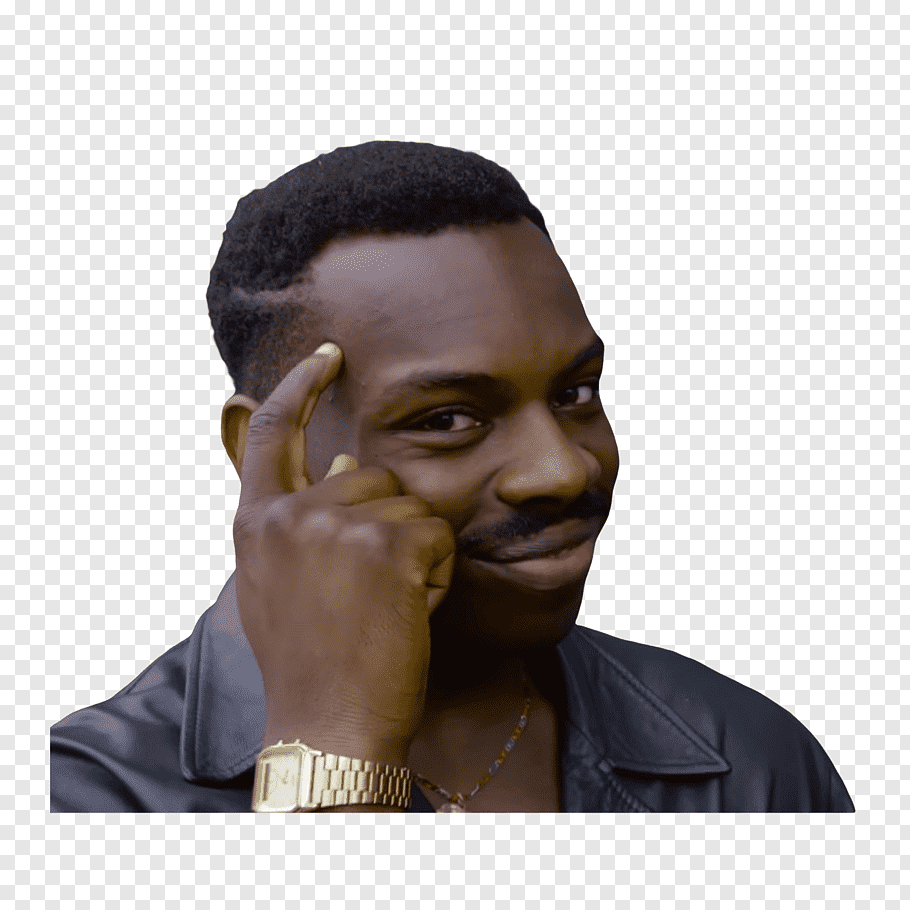
#> input picture seminar14/think-about-it.png, 910 x 910 px
$ jupyter execute --allow-errors seminar_dim_reduction.ipynb   (shell and % lines are left out)
#> lines starting #> are read from the running program, lines starting #| are printed output that depends on the picture
<a href="https://colab.research.google.com/github/adasegroup/ML2021_seminars/blob/master/seminar14/seminar_dim_reduction.ipynb" target="_parent"></a>

# Seminar: Dimensionality reduction

#### Seminar structure:

* SVD (Singular Value Decomposition) and PCA (Principal Component Analysis) from scratch
* Singular Value Decomposition of an Image.
* The ` Olivetti Faces dataset` component analysis.
* Instrinsic dimensionality estimation.
* Manifold learning.
* Autoencoding.

#### Seminar interactive board: https://www.menti.com/b9jckhyeq5

[cell 1]
#linear algebra
import numpy as np
#data structures
import pandas as pd
#ml models
import scipy as sp
import sklearn
#plots
import matplotlib.pyplot as plt
#beautiful plots
import seaborn as sns
import statsmodels.api as sm
#off the warnings
import warnings
warnings.filterwarnings("ignore")

## 1. SVD (Singular Value Decomposition) from the very scratch

The singular value decomposition of a matrix $A$ is the factorization of $A$ into the product of three matrices $A = U\Sigma V^T$ where the columns of $U$ and $V$ are orthonormal and the matrix $\Sigma$ is diagonal with positive real entries.

$$
X= U\Sigma V^T=
  \begin{matrix}
    \underbrace{\left[\begin{matrix} u_1 &  u_2 &  &  u_r\end{matrix}\right.}&
    \underbrace{\left.\begin{matrix} u_{r+1} & \dots &   u_m\end{matrix}\right]}\\
    col(X) & null(X^T)
  \end{matrix}
  \begin{bmatrix}
      \sigma_1 & 0 & \dots & 0 & 0 & \dots & 0 \\
         0 & \sigma_2  & \dots & 0 & 0 & \dots & 0 \\
         \dots& & & & &  \\
         0 & 0 & \dots & \sigma_r  & 0 & \dots & 0 \\
         0 & 0 & \dots & 0 & 0 & \dots & 0 \\
         \dots& & & & &  \\
         0 & 0 & \dots & 0 & 0 & \dots & 0
  \end{bmatrix}
  \begin{bmatrix}
     v_1^T \\  v_2^T \\ \dots \\  v_r^T \\
     v_{r+1}^T \\ \dots \\  v_n^T
  \end{bmatrix}
  \begin{matrix}
    \left.\vphantom{\begin{bmatrix}
       \ v_1^T \\  v_2^T \\ \dots \\ \vect v_r^T
       \end{bmatrix}}\right\} row(X) \\
    \left.\vphantom{\begin{bmatrix}
      \ v_{r+1}^T \\ \dots \\  v_n^T
    \end{bmatrix}}\right\} null(X)
  \end{matrix}
$$

Credit for: https://bigdata-madesimple.com/wp-content/uploads/2015/05/61-377x237.png

#### Questions:

1. Is `SVD()` use iterative search or there is some closed solution?
2. That is the criterion of good decomposition?
3. That is the difference of `PCA` and `SVD`?

To refresh your math - you can check lectures or [here](https://jonathan-hui.medium.com/machine-learning-singular-value-decomposition-svd-principal-component-analysis-pca-1d45e885e491#:~:text=What%20is%20the%20difference%20between,PCA%20skips%20less%20significant%20components.)

#### Here we go:

#> (a cell that did not finish here is left out)

#> (a cell that did not finish here is left out)

#> (a cell that did not finish here is left out)

[cell 5]
from sklearn.linear_model import LinearRegression

# toy data
plt.figure(figsize=(9, 6))
np.random.seed(2)
X = np.random.randn(200)
Y = X + np.random.randn(len(X)) * 0.5
model = LinearRegression()
model.fit(X.reshape(-1, 1), Y)
test_x = np.linspace(-4, 4, 100)
predictions = model.predict(test_x.reshape(-1, 1))
plt.plot(X, Y, 'o')
plt.plot(test_x, predictions, label='No Outliers', color='C0')

# add noise
sub_inds = np.random.choice(len(X), 10, replace=False)
XA = X.copy()
YA = Y.copy()
YA[sub_inds] = Y[sub_inds] + np.random.rand(len(sub_inds)) * 10
model.fit(XA.reshape(-1, 1), YA)
predictions = model.predict(test_x.reshape(-1, 1))
plt.plot(test_x, predictions, label='With Outliers')
plt.plot(XA[sub_inds], YA[sub_inds], 'o', color='C1')
plt.legend(loc='best')

plt.xlabel('x')
plt.ylabel('y')
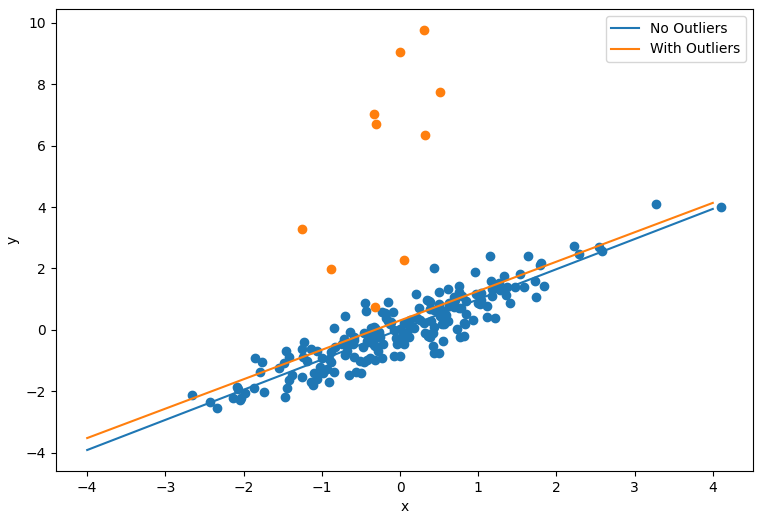
#> figure drawn by matplotlib, 1 panel; curve peaks at x = 4, y = 3.94; curve peaks at x = 4, y = 4.13

#> (a cell that did not finish here is left out)

##### Watch in the next series (seminar): "Anomaly detection with PCA"

## 2. Singular Value Decomposition of an Image

[cell 7]
# library for images
from PIL import Image

img = Image.open('think-about-it.png')
#> img is the input picture: PIL image 910x910 P; mean R, G, B 184.2, 179.1, 177.7
imggray = img.convert('LA')
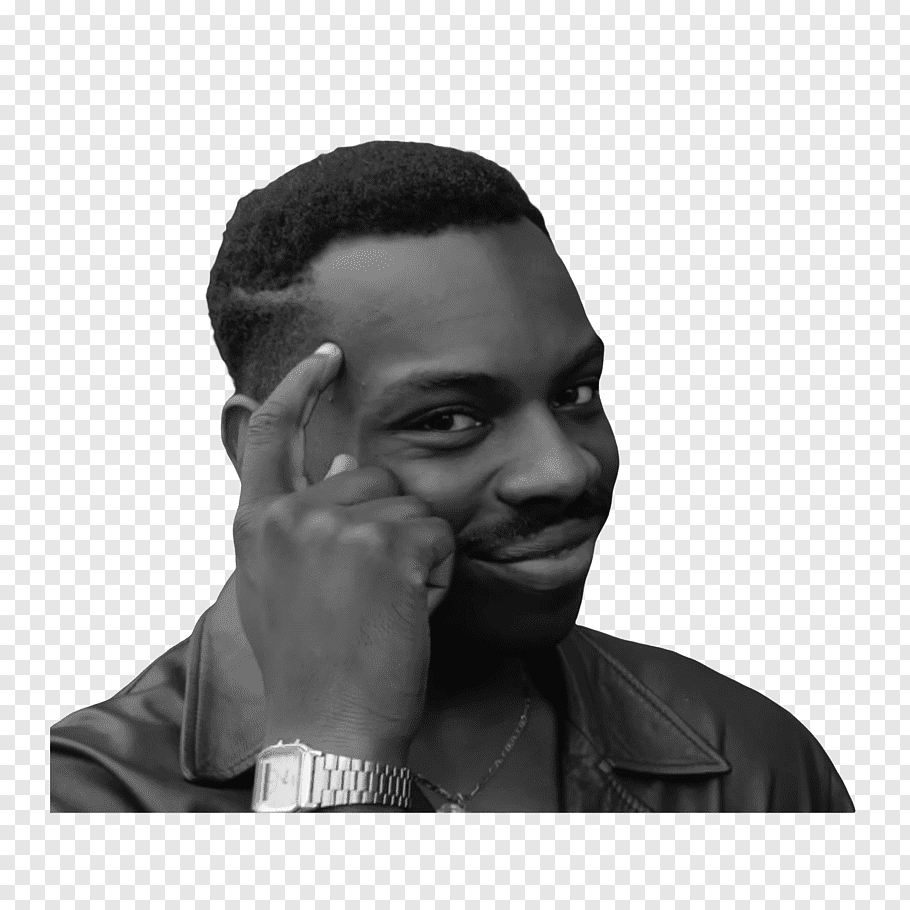
#> imggray: PIL image 910x910 LA; mean R, G, B, A 180.5, 180.5, 180.5, 255
plt.figure(figsize=(9, 6));
plt.imshow(img);

[cell 8]
imgmat = np.array(list(imggray.getdata(band=0)), float)
imgmat.shape = (imggray.size[1], imggray.size[0])
imgmat = np.matrix(imgmat)
plt.figure(figsize=(9,6))
plt.imshow(imgmat, cmap='gray');

[cell 9]
# you can try this one, yet it converges much longer

# U, sigma, V = MySVD(verbose=False)(imgmat)
U, sigma, V = np.linalg.svd(imgmat)
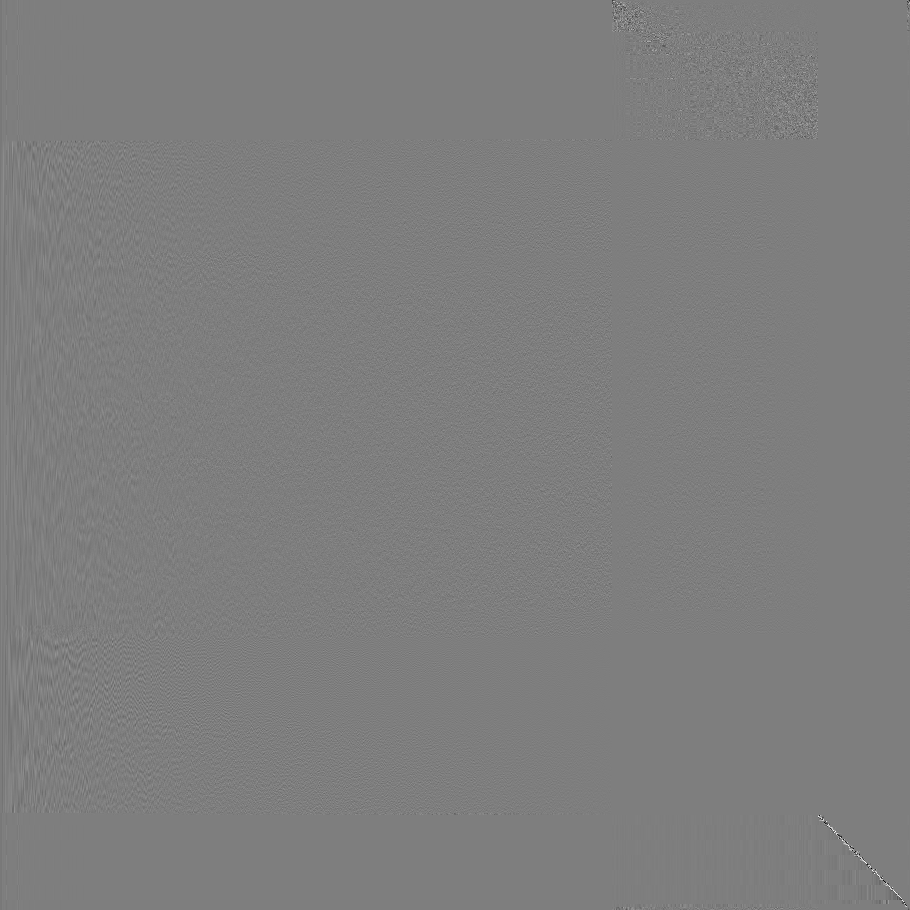
#> U: shape (910, 910) float64; min -0.961, max 0.978, mean -3.79e-05; drawn with min black and max white
#> sigma = 910 values, max 174495.6 at index 0, min 8.17e-12 at index 909, mean 537.3

Computing an approximation of the image using the first column of  $U$  and first row of  $V$  reproduces the most prominent feature of the image, the light area on top and the dark area on the bottom. The darkness of the arch causes the extra darkness in the middle of the reconstruction. Each column of pixels in this image is a different weighting of the same values,  $u_1$ :

[cell 10]
reconstimg = U[:,:1] * sigma[:1] * V[:1,:]### YOUR CODE HERE ###
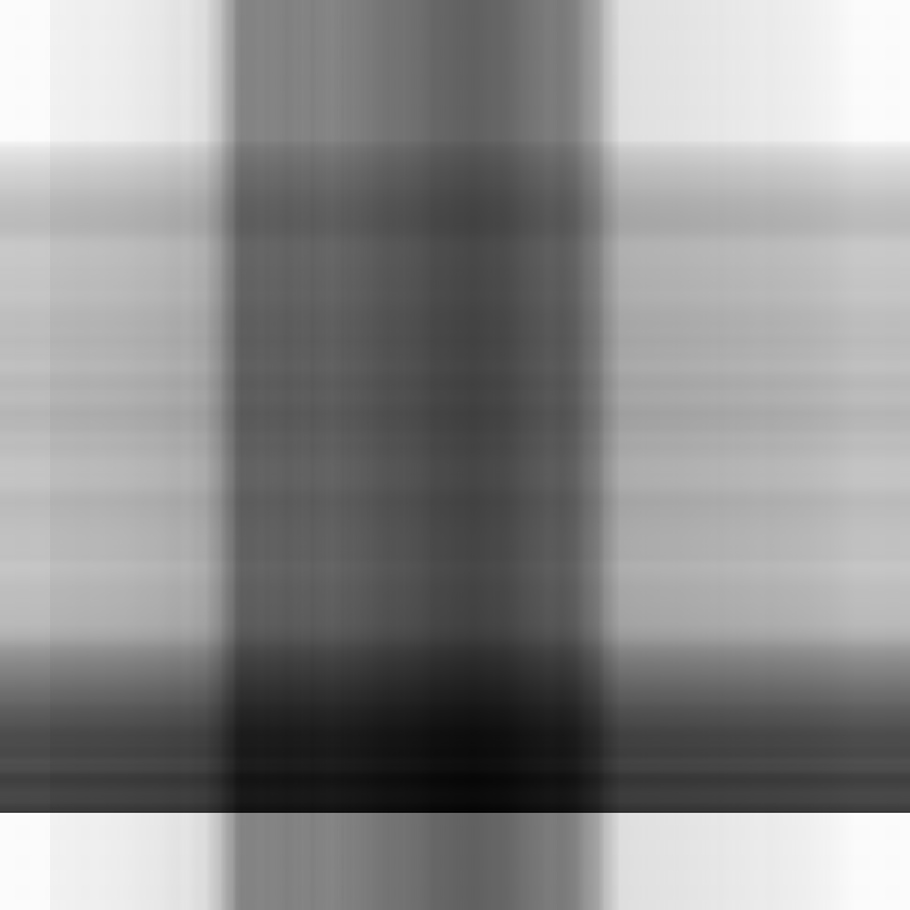
#> reconstimg: shape (910, 910) float64; min 44.38, max 294.1, mean 181.5; drawn with min black and max white
plt.imshow(reconstimg, cmap='gray');

$ run again, with seminar14/realization.jpg saved as seminar14/think-about-it.png
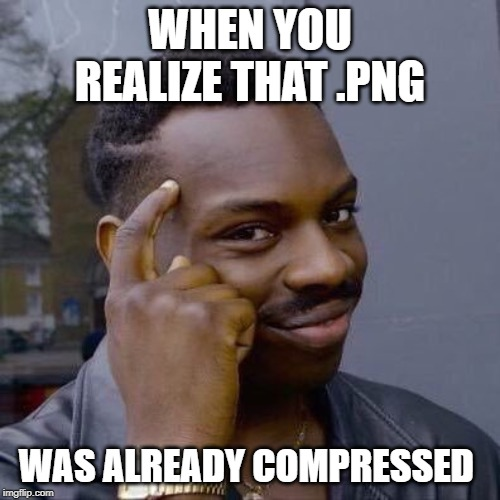
#> input picture seminar14/realization.jpg, 500 x 500 px
#> img is the input picture: PIL image 500x500 RGB; mean R, G, B 106.6, 99.6, 103.4
#> `U, sigma, V = np.linalg.svd(imgmat)`:
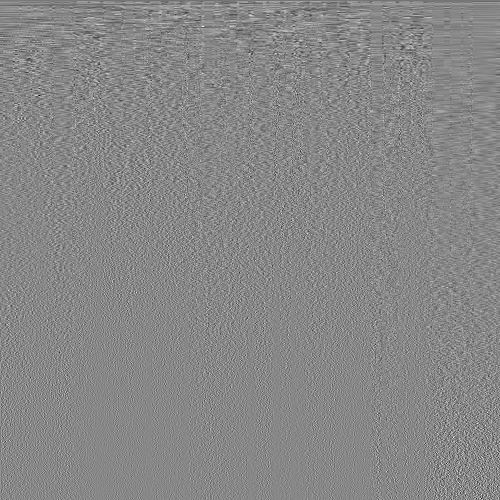
#> V: shape (500, 500) float64; min -0.348, max 0.306, mean -0.000105; drawn with min black and max white
#> sigma = 500 values, max 55119.5 at index 0, min 0.00943 at index 499, mean 428.9
#> `reconstimg = U[:,:1] * sigma[:1] * V[:1,:]### YOUR CODE HERE`:
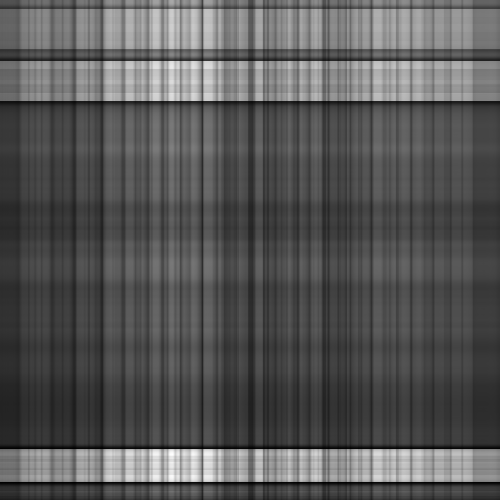
#> reconstimg: shape (500, 500) float64; min 9.74, max 279.4, mean 101.8; drawn with min black and max white
